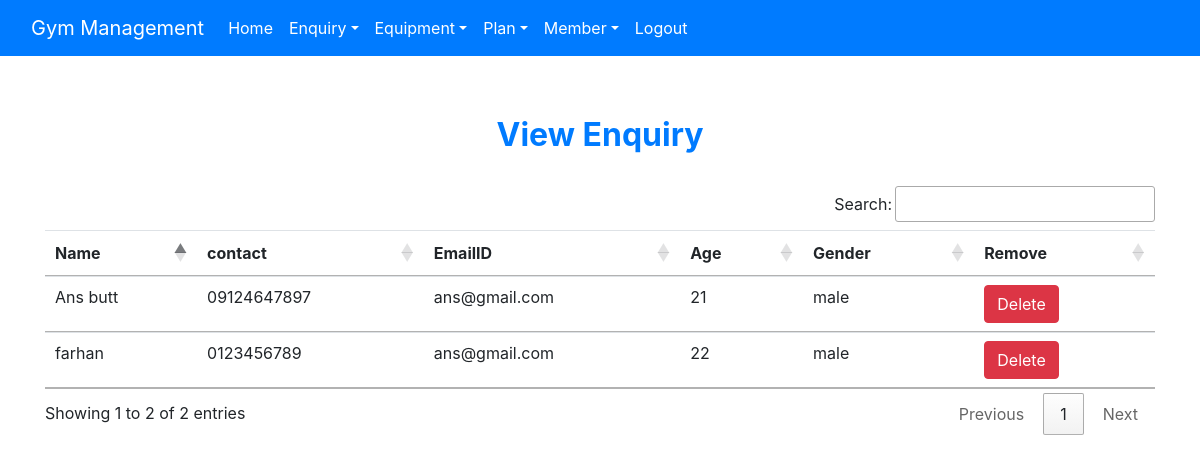
The page /view_enquiry (signed in) on the database its author committed.
### gym/models.py (models this page shows, shortened)
class Enquiry(models.Model):
    name = models.CharField(max_length=60)
    contact = models.CharField(max_length=11)
    emailid = models.CharField(max_length=60)
    age = models.CharField(max_length=40)
    gender = models.CharField(max_length=10)

### gym/views.py (the view)
# urls.py: path('view_enquiry', View_Enquiry, name='view_enquiry'),
def View_Enquiry(request):
    if not request.user.is_staff:
        return redirect('login')
    enq = Enquiry.objects.all()
    d = {'enq': enq}
    return render(request, 'view_enquiry.html', d)

### gym/templates/view_enquiry.html
{% extends 'navigationbar.html' %}
{% block body %}
<div class="container" style="margin-top:60px" xmlns="http://www.w3.org/1999/html">
<h2 class="text-center text-primary font-weight-bold">View Enquiry</h2>
    <br>
    <table id="example" class="table table-hover">
        <thead>
        <tr>
            <th>Name</th>
            <th>contact</th>
            <th>EmailID</th>
            <th>Age</th>
            <th>Gender</th>
            <th>Remove</th>
        </tr>
        </thead>
        <tbody>
        {% for i in enq %}
        <tr>
            <td>{{i.name}}</td>
            <td>{{i.contact}}</td>
            <td>{{i.emailid}}</td>
            <td>{{i.age}}</td>
            <td>{{i.gender}}</td>
            <td><a class="btn btn-danger" href="{% url 'delete_enquiry' i.id %}" onclick="return confirm('Are you sure?')">Delete</a></td>
        </tr>
        {% endfor %}
        </tbody>
    </table>
</div>
{% endblock %}

### rows shown on the page
Enquiry: name "farhan", contact "0123456789", emailid "ans@gmail.com", age "22", gender "male"
Enquiry: name "Ans butt", contact "09124647897", emailid "ans@gmail.com", age "21", gender "male"
